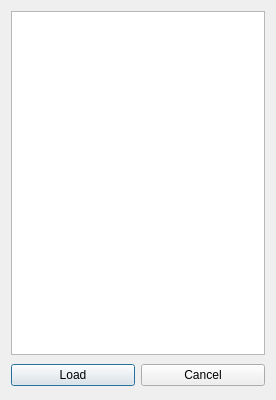
<?xml version="1.0" encoding="UTF-8"?>
<ui version="4.0">
 <class>Dialog</class>
 <widget class="QDialog" name="Dialog">
  <property name="windowModality">
   <enum>Qt::WindowModality::ApplicationModal</enum>
  </property>
  <property name="geometry">
   <rect>
    <x>0</x>
    <y>0</y>
    <width>276</width>
    <height>400</height>
   </rect>
  </property>
  <property name="windowTitle">
   <string>Presets</string>
  </property>
  <property name="windowIcon">
   <iconset resource="../../assets/assets.qrc">
    <normaloff>:/logos/Internet_Archive_Icon.jpg</normaloff>:/logos/Internet_Archive_Icon.jpg</iconset>
  </property>
  <layout class="QVBoxLayout" name="verticalLayout">
   <item>
    <widget class="QListWidget" name="lw_presets"/>
   </item>
   <item>
    <widget class="QWidget" name="widget" native="true">
     <layout class="QHBoxLayout" name="horizontalLayout">
      <property name="leftMargin">
       <number>0</number>
      </property>
      <property name="topMargin">
       <number>3</number>
      </property>
      <property name="rightMargin">
       <number>0</number>
      </property>
      <property name="bottomMargin">
       <number>3</number>
      </property>
      <item>
       <widget class="QPushButton" name="pb_load">
        <property name="text">
         <string>Load</string>
        </property>
       </widget>
      </item>
      <item>
       <widget class="QPushButton" name="pb_cancel">
        <property name="text">
         <string>Cancel</string>
        </property>
       </widget>
      </item>
     </layout>
    </widget>
   </item>
  </layout>
 </widget>
 <resources>
  <include location="../../assets/assets.qrc"/>
 </resources>
 <connections/>
</ui>
